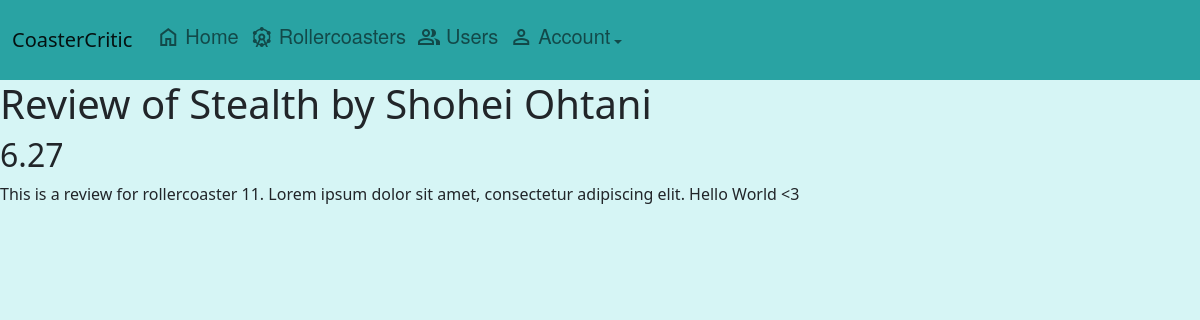
Before: /review/1 with the older database file.
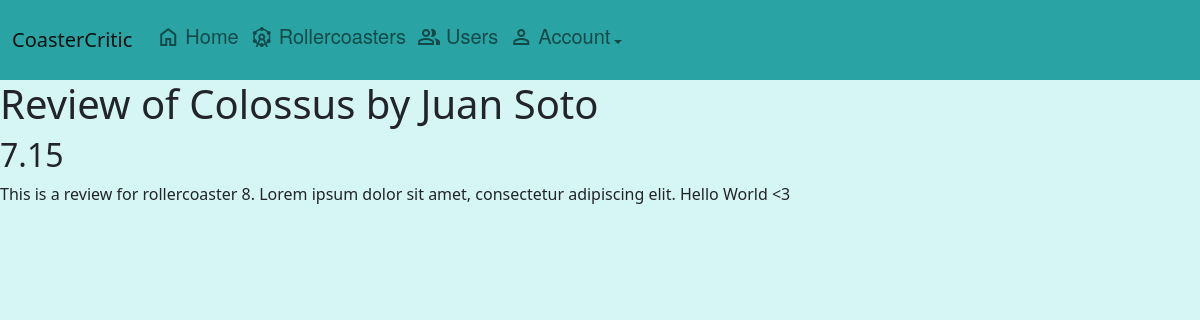
After: the same page with the newer database file.
### app/models.py (models this page shows)
class Rollercoaster(db.Model):
    id = db.Column(db.Integer, primary_key=True)
    name = db.Column(db.String(100))
    year = db.Column(db.Integer)
    height = db.Column(db.Float)
    length = db.Column(db.Float)
    manufacturer = db.Column(db.String(100))
    model = db.Column(db.String(100))
    inversions = db.Column(db.Integer)
    speed = db.Column(db.Float)
    reviews = db.relationship('Review', lazy=True)

class User(UserMixin, db.Model):
    id = db.Column(db.Integer, primary_key=True)
    password = db.Column(db.String(100))
    name = db.Column(db.String(100))
    reviews = db.relationship('Review', lazy=True)

class Review(db.Model):
    id = db.Column(db.Integer, primary_key=True)
    user_id = db.Column(db.Integer, db.ForeignKey('user.id'), nullable=False)
    rollercoaster_id = db.Column(db.Integer, db.ForeignKey('rollercoaster.id'), nullable=False)
    rating = db.Column(db.Float)
    review_text = db.Column(db.String(400))
    likes = db.Column(db.Integer)
    user = db.relationship('User', backref=db.backref('user_reviews', lazy=True))
    rollercoaster = db.relationship('Rollercoaster', backref=db.backref('coaster_reviews', lazy=True))

### app/main.py (the view)
@main.route('/review/<review_id>')
def review_page(review_id):
    db_query = (
        db.session.query(models.Review, models.Rollercoaster, models.User)
        .join(models.Rollercoaster, models.Review.rollercoaster_id == models.Rollercoaster.id)
        .join(models.User, models.Review.user_id == models.User.id)
        .filter(models.Review.id == review_id)
        .all()
    )
    if len(db_query) > 0:
        db_query = db_query[0]
        review = db_query[0]
        if review:
            rollercoaster = db_query[1]
            user = db_query[2]
            return render_template('review.html', review=review, user=user, rollercoaster=rollercoaster)
    return redirect(url_for('main.four_o_four'))

### app/templates/review.html
{% extends "base.html" %}
{% block content %}
<div class="page_container_v">
  <div>
    <h1>Review of {{rollercoaster.name}} by {{user.name}}</h1>
    <h2>{{review.rating}}</h2>
    <md-block>{{review.review_text}}</md-block>
  </div>
</div>
{% endblock %}

### app/templates/base.html (shortened to what this page needs)
<html lang="en">
<head>
    <link href="https://cdn.jsdelivr.net/npm/bootstrap@5.1.3/dist/css/bootstrap.min.css" rel="stylesheet"
>
    <link rel="stylesheet" href="/static/styles.css">
    <link rel="stylesheet" href="https://cdnjs.cloudflare.com/ajax/libs/font-awesome/5.15.3/css/all.min.css" />
</head>
<body>
    <div>
        <nav class="navbar sticky-top navbar-expand-lg navbar-light bg-light mynavbar">
            <div class="container-fluid">
                <a class="navbar-brand" href="{{url_for('main.index')}}">CoasterCritic</a>
                <div class="collapse navbar-collapse" id="navbarSupportedContent">
                    <ul class="navbar-nav me-auto mb-2 mb-lg-0">
                        <li class="nav-item">
                            <a class="nav-link font-test" href="{{url_for('main.index')}}"><span
                                    class="material-symbols-outlined">home</span><span
                                    class="navbar_text">Home</span></a>
                        </li>
                        <li class="nav-item">
                            <a class="nav-link font-test" href="{{url_for('main.view_rollercoasters')}}"><span
                                    class="material-symbols-outlined">attractions</span><span
                                    class="navbar_text">Rollercoasters</span></a>
                        </li>
                        <li class="nav-item">
                            <a class="nav-link font-test" href="{{url_for('main.view_users')}}"><span
                                    class="material-symbols-outlined">group</span><span
                                    class="navbar_text">Users</span></a>
                        </li>
                        <li class="nav-item dropdown">
                            <a class="nav-link dropdown-toggle font-test" href="#" id="navbarDropdown" role="button"
                                data-bs-toggle="dropdown" aria-expanded="false">
                                <span class="material-symbols-outlined">person</span><span
                                    class="navbar_text">Account</span>
                            </a>
                        </li>
                    </ul>
                </div>
            </div>
        </nav>
        {% block content %}{% endblock %}
    </div>
</body>
</html>

### app/static/styles.css (style rules this page uses)
.page_container_v { display: flex; flex-direction: column; flex-grow: 1; gap: 10px; }
.font-test { font-family: Walfork,Walsheim,Helvetica Neue,Helvetica,Arial,sans-serif; }
body { background-color: #d6f5f5; }
.mynavbar { background-color: #29a3a3 !important; height: 80px; }
.navbar_text { position: relative; top:-5px; left:5px; font-size: 20; }

Changed rows visible on the page:
no longer on this page (row unchanged): Rollercoaster: name "Stealth"
no longer on this page (row edited): User: name "Shohei Ohtani"
now on this page (row unchanged): Rollercoaster: name "Colossus"
now on this page (row edited): User: name "Juan Soto"
changed Review: rating "6.27" → "7.15"; review_text "This is a review for rollercoaster 11. Lorem ipsum dolor sit amet, consectetur adipiscing elit. Hello World <3" → "This is a review for rollercoaster 8. Lorem ipsum dolor sit amet, consectetur adipiscing elit. Hello World <3"
